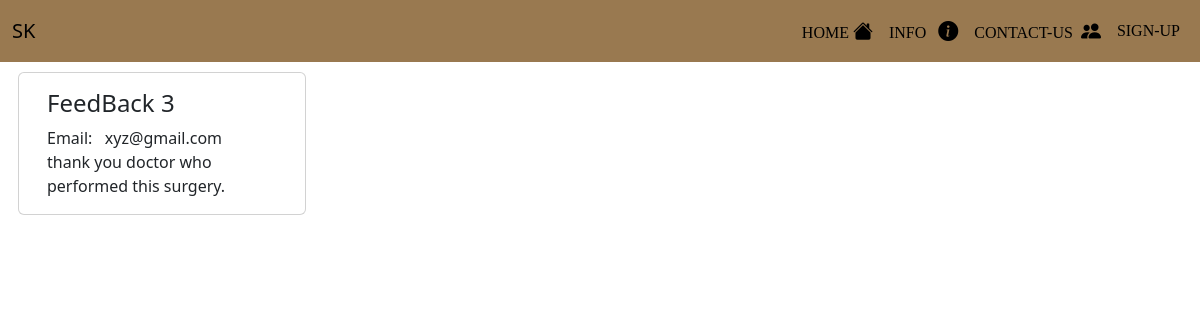
Screenshot of /feedback with the database file from the repository.
### main/models.py (models this page shows)
class Feedback(models.Model):
    email=models.EmailField()
    feedback=models.TextField()

### main/views.py (the view)
# urls.py: path('feedback',views.feedback,name='feedback')
def feedback(request):
    feed = Feedback.objects.all()
    return render(request, 'feedback.html', {'feed': feed})

### templates/feedback.html (shortened to what this page needs)
<!doctype html>
<html lang="en">
<head>
    <link rel="stylesheet" href="https://cdn.jsdelivr.net/npm/bootstrap-icons@1.10.3/font/bootstrap-icons.css">
    <link href="https://cdn.jsdelivr.net/npm/bootstrap@5.3.0-alpha1/dist/css/bootstrap.min.css" rel="stylesheet">
  </head>
<body>
    <nav class="navbar navbar-expand-lg bg-body-tertiary">
        <div class="container-fluid">
          <a class="navbar-brand title" href="#">SK</a>
          <div class="collapse navbar-collapse" id="navbarScroll">
            <ul class="navbar-nav ms-auto my-2 my-lg-0 navbar-nav-scroll" style="--bs-scroll-height: 100px;">
              <li class="nav-item">
                <a class="nav-link active" aria-current="page" href="/">HOME <i class="bi bi-house-fill icon"></i></a>
              </li>
              {% if user.is_authenticated %}
              <li class="nav-item">
                <a class="nav-link active" href="/enquiry">INFO &nbsp; <i class="bi bi-info-circle-fill icon"></i></a>
              </li>
              <li class="nav-item">
                <a class="nav-link active" href="#" >CONTACT-US &nbsp;<i class="bi bi-people-fill icon"></i></a>
              </li>
              <li class="nav-item">
                <a  class="nav-link active" href="accounts/logout">&nbsp; LOGOUT &nbsp;<i class="bi bi-power icon"></i></a>
              </li>
              <li class="nav-item">
                <a class="nav-link active" href="#" style="text-transform: capitalize; margin-top: 3px;">HELLO&nbsp;&nbsp;<strong>{{user.username}}&nbsp;</strong></a>
              </li>
              {% else %}
              <li class="nav-item">
                <a class="nav-link active" href="accounts/login">INFO &nbsp; <i class="bi bi-info-circle-fill icon"></i></a>
              </li>
              <li class="nav-item">
                <a class="nav-link active" href="accounts/login">CONTACT-US  &nbsp;<i class="bi bi-people-fill icon"></i></a>
              </li>
              <li class="nav-item">
                <a class="nav-link active" href="accounts/register" style="margin-top: 3px;">SIGN-UP</a>
              </li>
              {% endif %}
            </ul>
          </div>
        </div>
      </nav>
      <div class="row">
        {% for f in feed %}
        <div class="card" style="width: 18rem; margin-right: 30px; margin-top: 10px; margin-left: 30px;" >
          <div class="card-body">
            <h4 class="card-title">FeedBack {{f.id}}</h4>
            <span>Email: &nbsp; <span>{{f.email}} </span></span>
            <p class="card-text">{{f.feedback}}</p>
          </div>
        </div>
      {% endfor %}
      </div>
</body>
</html>

### templates/feedback.html (style rules this page uses)
.navbar { background-image: linear-gradient(to top, #997950 0%, #997950 100%); }
.icon { font-size: 20px; }
ul li a { font-family: 'Times New Roman', Times, serif; font-weight: bold; }

### rows the page displays
Feedback: id "3", email "xyz@gmail.com", feedback "thank you doctor who performed this surgery."
